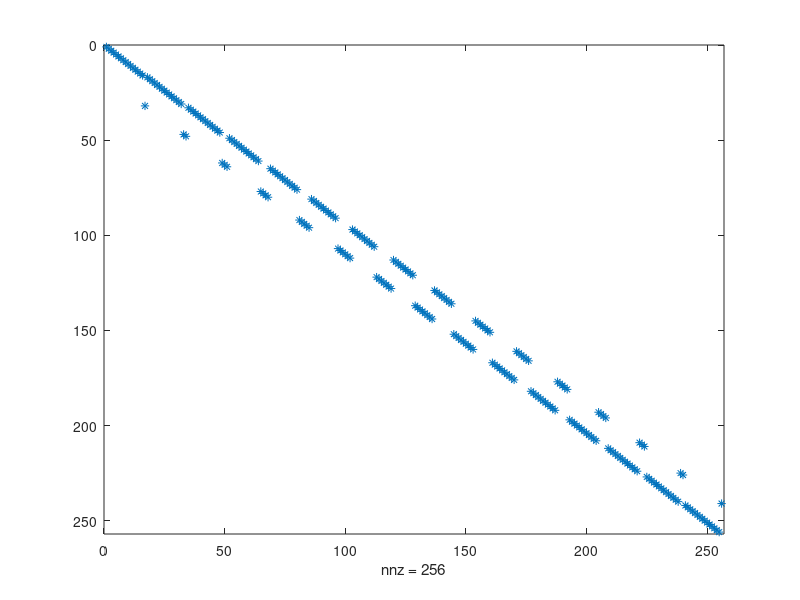

This chart was generated by the following MATLAB code: (Note: this script raises an error after producing the figure.)
n=3;
N=2^n;

%%%
%
% cercare di mettere il filo dei data in fondo, cosi' e' in cima
%%%
x = randn(N, 1); x = x / norm(x);
y = randn(N, 1); y = y / norm(y);

S = tril(x*y')+ triu(y*x', 1); %semiseparable matrix
e0=[1;0]; e1=[0;1];
j=zeros(N, 1);
j(2)=1;
phi_init=  1/sqrt(2)*kron(e0, kron(kron(y, e0), x))+1/sqrt(2)*kron(e1, kron(kron(x, e0), y));

N2=2*N;
Z2N=zeros(N2); Z2N=diag(ones(N2-1, 1), 1); Z2N(N2, 1)=1; %upshift
Zb=eye(N*N2);
for i=1:N-1
    Zb(i*N2+1:(i+1)*N2, i*N2+1:(i+1)*N2)=Z2N^i;
end
Zbi=eye(N*N2);
for i=0:N-1
    Zbi(i*N2+1:(i+1)*N2, i*N2+1:(i+1)*N2)=(Z2N')^(N-i);
end
spy(Zb)

Zg= blkdiag(Zb, Zbi);
ZN=zeros(N); ZN=diag(ones(N-1, 1), -1); ZN(1, N)=1; % small downshift
Zs=eye(N*N2);
for i=1:N-1
    Zs(i*N2+1:(i)*N2+N, i*N2+1:(i)*N2+N)=ZN^i;
end 
Zss=kron(eye(2), Zs);
spy(Zg)
H=[1 1; 1 -1]/sqrt(2);
Hg=kron(H, kron(eye(N), kron(eye(2), eye(N))));

M=Hg*Zss*Zg;

% A=reshape(M*phi_init, N2, []);
% error= norm(A(1:N, 1:N)-S/2)
% [Ux,r]=qr(x); Ux=r(1,1)*Ux;
% [Uy,r]=qr(y); Uy=r(1, 1)*Uy;
% U1=kron(H,kron(Uy, kron(eye(2), Ux)));
% [q, r]=qr(phi_init);
% U2=q; U2=r(1,1)*U2;
In = eye(N);
K = zeros(4*N^3,N);
Kb = K;
b=rand(N, 1);
b=b/norm(b);
Sb=S*b/(sqrt(2)^(log2(N)+2));

for j = 1:N
    K(:,j) = kron(In(:, j), phi_init);
    Kb(:, j)=kron(b, phi_init);
 %    K2(:,j) = kron(kron(y, x),In(:,j));
end
% for j = 1:N
%     K(:,j) = kron( phi_init, In(:, j));
%     K2(:,j) = kron(kron(y, x),In(:,j));

% end


ZZ=diag(ones(4*N^2-1, 1), 1); ZZ(4*N^2, 1)=1;
Zus=ZZ^(2*N); %effettua lo shift di 2N posizioni in alto

ZZus=eye(4*N^3);
for i=1:N-1
    ZZus(i*4*N^2+1:(i+1)*4*N^2, i*4*N^2+1:(i+1)*4*N^2)=Zus^i;
end
BB=ZZus*kron(eye(N), M);



%%%%%%%%%%%%%%%%%%%%%%%%%%%%%%%%%%%%%%%%%%%%%%%%%%%%%%%
circ=BB_gate(n);
mat=circ.matrix;

%%%%%%%%%%%%%%%%%%%%%%%%%%%%


% Look for existing figure
fig = findobj('Type', 'Figure', 'Tag', 'SpyFigure');

if isempty(fig)
    fig = figure('Tag', 'SpyFigure');
else
    figure(fig);   % bring existing figure to foreground
    clf(fig);      % clear previous content
end
subplot(1, 2, 1);
spy(BB);
title('Original');

subplot(1, 2, 2);
spy(mat);
title('Circuit');

norm(abs(BB)-abs(mat))
